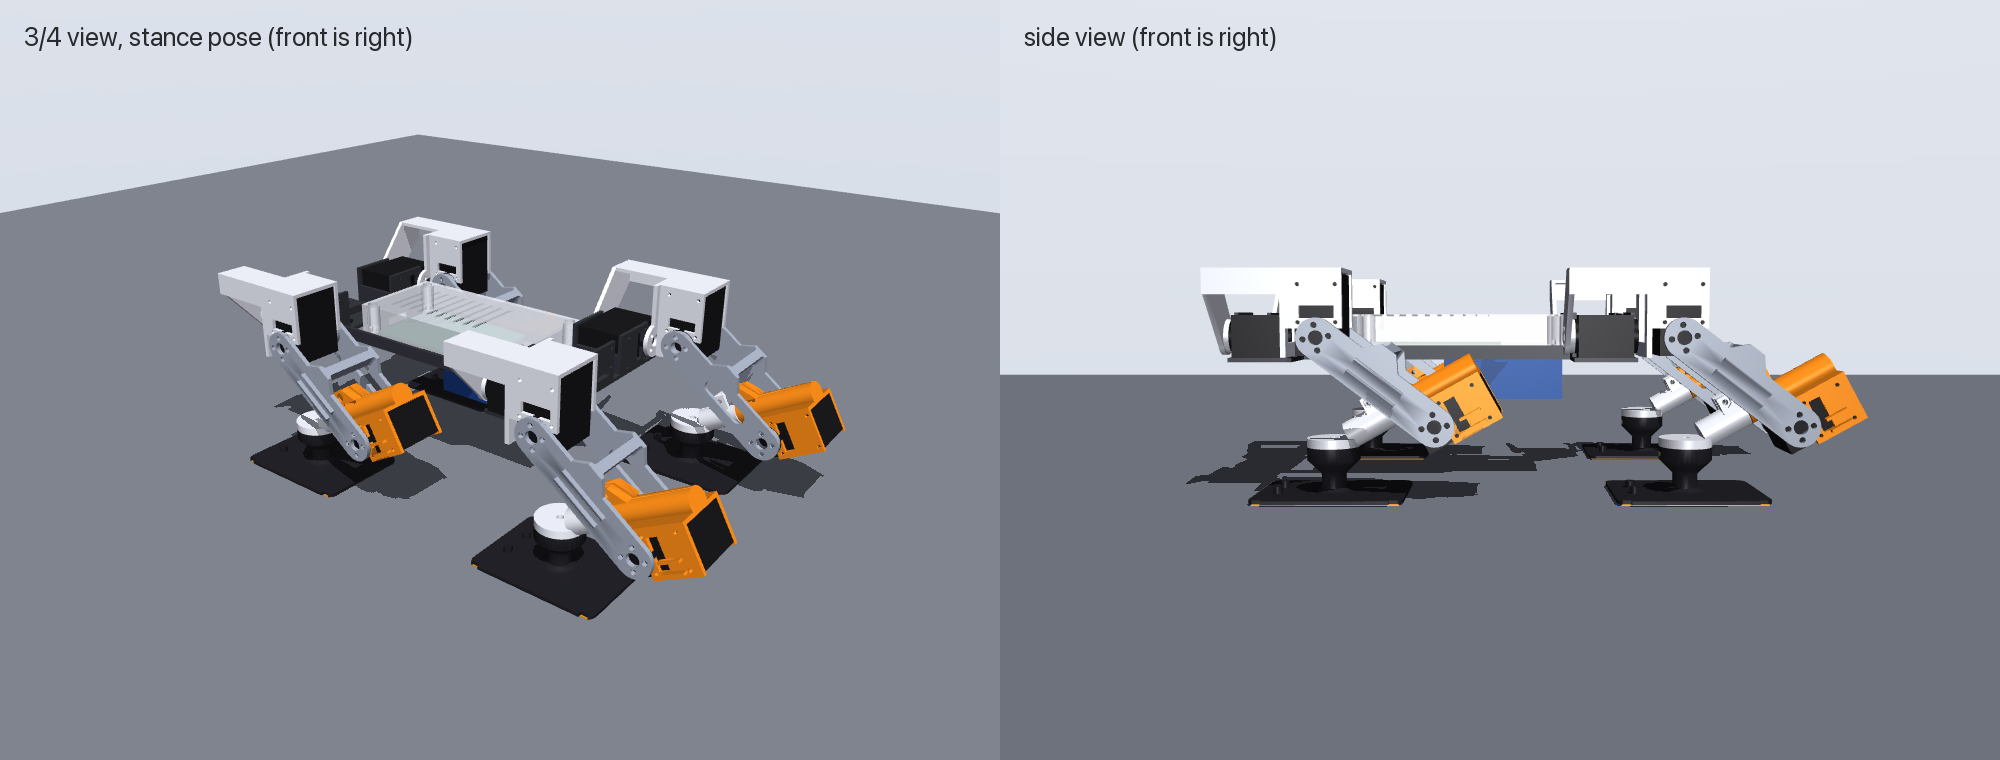

Recreate this plot in Python.
#!/usr/bin/env python3
"""Render the robot CAD in the stance pose to preview.png with MuJoCo (3/4 view and side view)."""
import tempfile
from pathlib import Path

import cadquery as cq
import mujoco
from PIL import Image, ImageDraw, ImageFont

import robot_cad as rc

HERE = Path(__file__).resolve().parent
FONT = "/System/Library/Fonts/SFNS.ttf"
W, H = 1000, 760
XML = """
<mujoco>
  <compiler meshdir="{dir}"/>
  <visual><global offwidth="{w}" offheight="{h}"/><quality shadowsize="4096" offsamples="8"/>
    <headlight ambient="0.30 0.30 0.32" diffuse="0.40 0.40 0.40"/></visual>
  <statistic extent="0.5" center="0 0 0"/>
  <asset>
    {meshes}
    <texture name="sky" type="skybox" builtin="gradient" rgb1="0.93 0.94 0.96" rgb2="0.80 0.83 0.88" width="256" height="256"/>
  </asset>
  <worldbody>
    <light directional="true" dir="-0.3 0.4 -1" diffuse="0.6 0.6 0.6" castshadow="true"/>
    <geom type="plane" size="1 1 0.01" pos="0 0 {floor}" rgba="0.50 0.52 0.55 1"/>
    {geoms}
  </worldbody>
</mujoco>"""


def main():
    p = rc.PARAMS
    P = rc.build()
    items = rc.assembly(P)
    pad_z = min(s.val().BoundingBox().zmin for n, s, _ in items if n.endswith("foot_carrier")) / 1000
    meshes, geoms = [], []
    with tempfile.TemporaryDirectory() as tmp:
        for name, solid, colour in items:
            cq.exporters.export(solid, f"{tmp}/{name}.stl", tolerance=0.05, angularTolerance=0.2)
            meshes.append(f'<mesh name="{name}" file="{name}.stl" scale="0.001 0.001 0.001"/>')
            rgba = " ".join(f"{c:.2f}" for c in colour) + (" 0.6" if name == "top_cover" else " 1")
            geoms.append(f'<geom type="mesh" mesh="{name}" rgba="{rgba}"/>')
        for name, solid, _ in items:                      # the flex-PCB pads under the feet
            if name.endswith("foot_carrier"):
                c = solid.val().BoundingBox().center
                geoms.append(f'<geom type="box" size="0.04 0.03 0.0004" pos="{c.x / 1000:.4f} {c.y / 1000:.4f} {pad_z - 0.0005:.4f}" rgba="0.95 0.62 0.14 1"/>')
        bl, bw, bh = (v / 2000 for v in p["batt"])        # battery under the plate, Pi 5 board on its standoffs
        zb = P["chassis"].val().BoundingBox().zmin / 1000
        geoms.append(f'<geom type="box" size="{bl} {bw} {bh}" pos="{p["batt_x"] / 1000} 0 {zb - bh}" rgba="0.10 0.24 0.52 1"/>')
        geoms.append(f'<geom type="box" size="0.0425 0.028 0.0008" pos="{p["pi_x"] / 1000} 0 {zb + 0.0024 + 0.0058}" rgba="0.06 0.34 0.21 1"/>')
        m = mujoco.MjModel.from_xml_string(XML.format(dir=tmp, w=W, h=H, meshes="\n".join(meshes),
                                                      geoms="\n".join(geoms), floor=pad_z - 0.001))
    d = mujoco.MjData(m)
    mujoco.mj_forward(m, d)
    r = mujoco.Renderer(m, H, W)
    sheet = Image.new("RGB", (2 * W, H))
    draw = ImageDraw.Draw(sheet)
    font = ImageFont.truetype(FONT, 26)
    views = (("3/4 view, stance pose (front is right)", 0.62, -24, 128), ("side view (front is right)", 0.60, -4, 90))
    for i, (label, dist, elev, azim) in enumerate(views):
        cam = mujoco.MjvCamera()
        cam.lookat[:] = (0.0, 0, -0.03)
        cam.distance, cam.elevation, cam.azimuth = dist, elev, azim
        r.update_scene(d, cam)
        sheet.paste(Image.fromarray(r.render().copy()), (i * W, 0))
        draw.text((i * W + 24, 20), label, font=font, fill=(40, 42, 46))
    sheet.save(HERE / "preview.png")
    print("saved preview.png")


if __name__ == "__main__":
    main()
